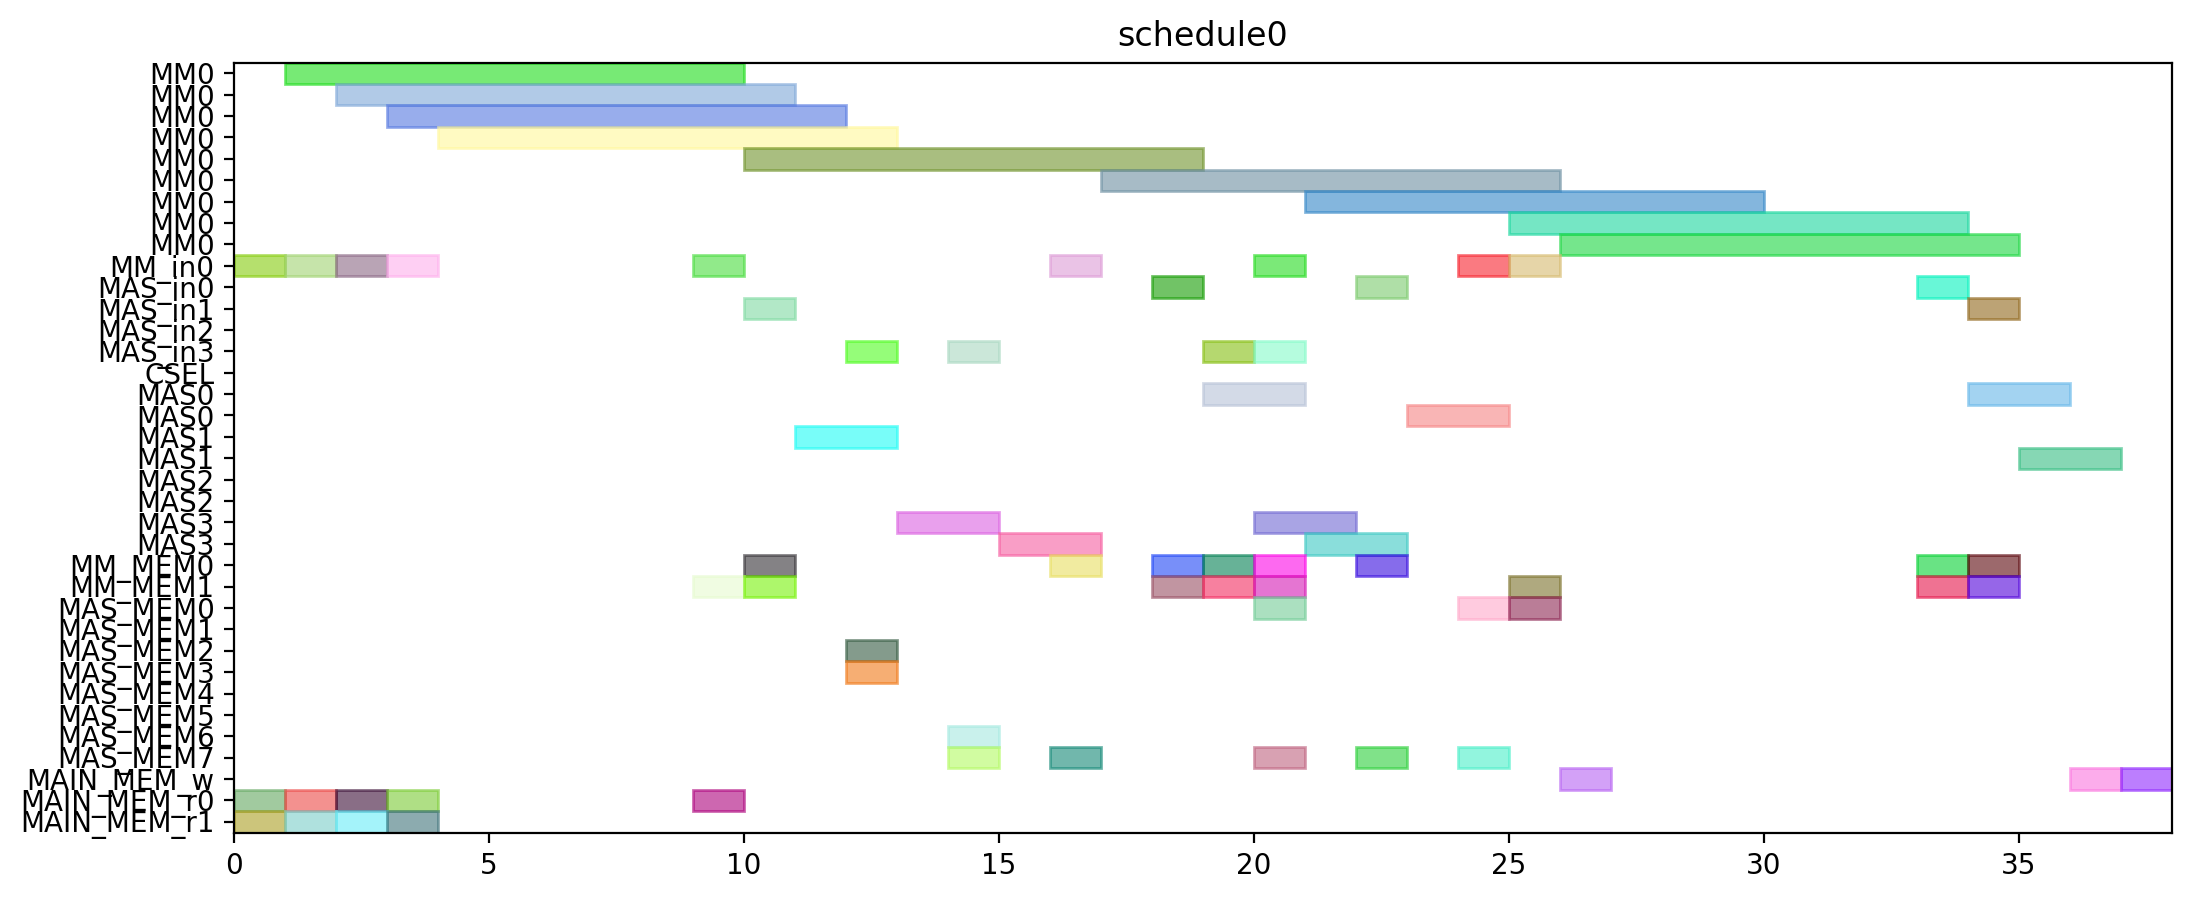

Here is the Python script that generated this plot:
from pyschedule import Scenario, solvers, plotters, alt


def solve():
	horizon = 120
	S = Scenario("schedule0", horizon=horizon)

	# resource
	MM = S.Resources('MM', num=1, size=9)
	MM_in = S.Resources('MM_in', num=1)
	MAS_in = S.Resources('MAS_in', num=4)
	CSEL = S.Resource('CSEL')
	MAS = S.Resources('MAS', num=4, size=2, periods=range(1, horizon))
	MM_MEM = S.Resources('MM_MEM', num=2)
	MAS_MEM = S.Resources('MAS_MEM', num=8)
	MAIN_MEM_w = S.Resource('MAIN_MEM_w', size=1)
	MAIN_MEM_r = S.Resources('MAIN_MEM_r', num=2)

	# result of previous scheduling

	# new tasks
	t0 = S.Task('t0', length=9, delay_cost=1)
	t0 += alt(MM)
	t0_in = S.Task('t0_in', length=1, delay_cost=1)
	t0_in += alt(MM_in)
	S += t0_in*MM_in[0]<=t0*MM[0]
	t0_mem0 = S.Task('t0_mem0', length=1, delay_cost=1)
	t0_mem0 += MAIN_MEM_r[0]
	S += t0_mem0 <= t0

	t0_mem1 = S.Task('t0_mem1', length=1, delay_cost=1)
	t0_mem1 += MAIN_MEM_r[1]
	S += t0_mem1 <= t0

	t3 = S.Task('t3', length=9, delay_cost=1)
	t3 += alt(MM)
	t3_in = S.Task('t3_in', length=1, delay_cost=1)
	t3_in += alt(MM_in)
	S += t3_in*MM_in[0]<=t3*MM[0]
	t3_mem0 = S.Task('t3_mem0', length=1, delay_cost=1)
	t3_mem0 += MAIN_MEM_r[0]
	S += t3_mem0 <= t3

	t3_mem1 = S.Task('t3_mem1', length=1, delay_cost=1)
	t3_mem1 += MAIN_MEM_r[1]
	S += t3_mem1 <= t3

	t1 = S.Task('t1', length=9, delay_cost=1)
	t1 += alt(MM)
	t1_in = S.Task('t1_in', length=1, delay_cost=1)
	t1_in += alt(MM_in)
	S += t1_in*MM_in[0]<=t1*MM[0]
	t1_mem0 = S.Task('t1_mem0', length=1, delay_cost=1)
	t1_mem0 += MAIN_MEM_r[0]
	S += t1_mem0 <= t1

	t1_mem1 = S.Task('t1_mem1', length=1, delay_cost=1)
	t1_mem1 += MAIN_MEM_r[1]
	S += t1_mem1 <= t1

	t2 = S.Task('t2', length=9, delay_cost=1)
	t2 += alt(MM)
	t2_in = S.Task('t2_in', length=1, delay_cost=1)
	t2_in += alt(MM_in)
	S += t2_in*MM_in[0]<=t2*MM[0]
	t2_mem0 = S.Task('t2_mem0', length=1, delay_cost=1)
	t2_mem0 += MAIN_MEM_r[0]
	S += t2_mem0 <= t2

	t2_mem1 = S.Task('t2_mem1', length=1, delay_cost=1)
	t2_mem1 += MAIN_MEM_r[1]
	S += t2_mem1 <= t2

	t4 = S.Task('t4', length=9, delay_cost=1)
	t4 += alt(MM)
	t4_in = S.Task('t4_in', length=1, delay_cost=1)
	t4_in += alt(MM_in)
	S += t4_in*MM_in[0]<=t4*MM[0]
	t4_mem0 = S.Task('t4_mem0', length=1, delay_cost=1)
	t4_mem0 += MAIN_MEM_r[0]
	S += t4_mem0 <= t4

	t4_mem1 = S.Task('t4_mem1', length=1, delay_cost=1)
	t4_mem1 += alt(MM_MEM)
	S += (t2*MM[0])-1 < t4_mem1*MM_MEM[1]
	S += t4_mem1 <= t4

	t5 = S.Task('t5', length=2, delay_cost=1)
	t5 += alt(MAS)
	t5_in = S.Task('t5_in', length=1, delay_cost=1)
	t5_in += alt(MAS_in)
	S += t5_in*MAS_in[0]<=t5*MAS[0]

	S += t5_in*MAS_in[1]<=t5*MAS[1]

	S += t5_in*MAS_in[2]<=t5*MAS[2]

	S += t5_in*MAS_in[3]<=t5*MAS[3]

	t5_mem0 = S.Task('t5_mem0', length=1, delay_cost=1)
	t5_mem0 += alt(MM_MEM)
	S += (t0*MM[0])-1 < t5_mem0*MM_MEM[0]
	S += t5_mem0 <= t5

	t5_mem1 = S.Task('t5_mem1', length=1, delay_cost=1)
	t5_mem1 += alt(MM_MEM)
	S += (t0*MM[0])-1 < t5_mem1*MM_MEM[1]
	S += t5_mem1 <= t5

	t6 = S.Task('t6', length=2, delay_cost=1)
	t6 += alt(MAS)
	t6_in = S.Task('t6_in', length=1, delay_cost=1)
	t6_in += alt(MAS_in)
	S += t6_in*MAS_in[0]<=t6*MAS[0]

	S += t6_in*MAS_in[1]<=t6*MAS[1]

	S += t6_in*MAS_in[2]<=t6*MAS[2]

	S += t6_in*MAS_in[3]<=t6*MAS[3]

	t6_mem0 = S.Task('t6_mem0', length=1, delay_cost=1)
	t6_mem0 += alt(MAS_MEM)
	S += (t5*MAS[0])-1 < t6_mem0*MAS_MEM[0]
	S += (t5*MAS[1])-1 < t6_mem0*MAS_MEM[2]
	S += (t5*MAS[2])-1 < t6_mem0*MAS_MEM[4]
	S += (t5*MAS[3])-1 < t6_mem0*MAS_MEM[6]
	S += t6_mem0 <= t6

	t6_mem1 = S.Task('t6_mem1', length=1, delay_cost=1)
	t6_mem1 += alt(MAS_MEM)
	S += (t5*MAS[0])-1 < t6_mem1*MAS_MEM[1]
	S += (t5*MAS[1])-1 < t6_mem1*MAS_MEM[3]
	S += (t5*MAS[2])-1 < t6_mem1*MAS_MEM[5]
	S += (t5*MAS[3])-1 < t6_mem1*MAS_MEM[7]
	S += t6_mem1 <= t6

	t9 = S.Task('t9', length=2, delay_cost=1)
	t9 += alt(MAS)
	t9_in = S.Task('t9_in', length=1, delay_cost=1)
	t9_in += alt(MAS_in)
	S += t9_in*MAS_in[0]<=t9*MAS[0]

	S += t9_in*MAS_in[1]<=t9*MAS[1]

	S += t9_in*MAS_in[2]<=t9*MAS[2]

	S += t9_in*MAS_in[3]<=t9*MAS[3]

	t9_mem0 = S.Task('t9_mem0', length=1, delay_cost=1)
	t9_mem0 += alt(MM_MEM)
	S += (t0*MM[0])-1 < t9_mem0*MM_MEM[0]
	S += t9_mem0 <= t9

	t9_mem1 = S.Task('t9_mem1', length=1, delay_cost=1)
	t9_mem1 += alt(MM_MEM)
	S += (t4*MM[0])-1 < t9_mem1*MM_MEM[1]
	S += t9_mem1 <= t9

	t10 = S.Task('t10', length=2, delay_cost=1)
	t10 += alt(MAS)
	t10_in = S.Task('t10_in', length=1, delay_cost=1)
	t10_in += alt(MAS_in)
	S += t10_in*MAS_in[0]<=t10*MAS[0]

	S += t10_in*MAS_in[1]<=t10*MAS[1]

	S += t10_in*MAS_in[2]<=t10*MAS[2]

	S += t10_in*MAS_in[3]<=t10*MAS[3]

	t10_mem0 = S.Task('t10_mem0', length=1, delay_cost=1)
	t10_mem0 += alt(MM_MEM)
	S += (t4*MM[0])-1 < t10_mem0*MM_MEM[0]
	S += t10_mem0 <= t10

	t10_mem1 = S.Task('t10_mem1', length=1, delay_cost=1)
	t10_mem1 += alt(MM_MEM)
	S += (t4*MM[0])-1 < t10_mem1*MM_MEM[1]
	S += t10_mem1 <= t10

	t7 = S.Task('t7', length=2, delay_cost=1)
	t7 += alt(MAS)
	t7_in = S.Task('t7_in', length=1, delay_cost=1)
	t7_in += alt(MAS_in)
	S += t7_in*MAS_in[0]<=t7*MAS[0]

	S += t7_in*MAS_in[1]<=t7*MAS[1]

	S += t7_in*MAS_in[2]<=t7*MAS[2]

	S += t7_in*MAS_in[3]<=t7*MAS[3]

	t7_mem0 = S.Task('t7_mem0', length=1, delay_cost=1)
	t7_mem0 += alt(MAS_MEM)
	S += (t6*MAS[0])-1 < t7_mem0*MAS_MEM[0]
	S += (t6*MAS[1])-1 < t7_mem0*MAS_MEM[2]
	S += (t6*MAS[2])-1 < t7_mem0*MAS_MEM[4]
	S += (t6*MAS[3])-1 < t7_mem0*MAS_MEM[6]
	S += t7_mem0 <= t7

	t7_mem1 = S.Task('t7_mem1', length=1, delay_cost=1)
	t7_mem1 += alt(MAS_MEM)
	S += (t6*MAS[0])-1 < t7_mem1*MAS_MEM[1]
	S += (t6*MAS[1])-1 < t7_mem1*MAS_MEM[3]
	S += (t6*MAS[2])-1 < t7_mem1*MAS_MEM[5]
	S += (t6*MAS[3])-1 < t7_mem1*MAS_MEM[7]
	S += t7_mem1 <= t7

	t11 = S.Task('t11', length=2, delay_cost=1)
	t11 += alt(MAS)
	t11_in = S.Task('t11_in', length=1, delay_cost=1)
	t11_in += alt(MAS_in)
	S += t11_in*MAS_in[0]<=t11*MAS[0]

	S += t11_in*MAS_in[1]<=t11*MAS[1]

	S += t11_in*MAS_in[2]<=t11*MAS[2]

	S += t11_in*MAS_in[3]<=t11*MAS[3]

	t11_mem0 = S.Task('t11_mem0', length=1, delay_cost=1)
	t11_mem0 += alt(MAS_MEM)
	S += (t10*MAS[0])-1 < t11_mem0*MAS_MEM[0]
	S += (t10*MAS[1])-1 < t11_mem0*MAS_MEM[2]
	S += (t10*MAS[2])-1 < t11_mem0*MAS_MEM[4]
	S += (t10*MAS[3])-1 < t11_mem0*MAS_MEM[6]
	S += t11_mem0 <= t11

	t11_mem1 = S.Task('t11_mem1', length=1, delay_cost=1)
	t11_mem1 += alt(MM_MEM)
	S += (t4*MM[0])-1 < t11_mem1*MM_MEM[1]
	S += t11_mem1 <= t11

	t8 = S.Task('t8', length=9, delay_cost=1)
	t8 += alt(MM)
	t8_in = S.Task('t8_in', length=1, delay_cost=1)
	t8_in += alt(MM_in)
	S += t8_in*MM_in[0]<=t8*MM[0]
	t8_mem0 = S.Task('t8_mem0', length=1, delay_cost=1)
	t8_mem0 += alt(MM_MEM)
	S += (t4*MM[0])-1 < t8_mem0*MM_MEM[0]
	S += t8_mem0 <= t8

	t8_mem1 = S.Task('t8_mem1', length=1, delay_cost=1)
	t8_mem1 += alt(MAS_MEM)
	S += (t7*MAS[0])-1 < t8_mem1*MAS_MEM[1]
	S += (t7*MAS[1])-1 < t8_mem1*MAS_MEM[3]
	S += (t7*MAS[2])-1 < t8_mem1*MAS_MEM[5]
	S += (t7*MAS[3])-1 < t8_mem1*MAS_MEM[7]
	S += t8_mem1 <= t8

	new_PZ = S.Task('new_PZ', length=9, delay_cost=1)
	new_PZ += alt(MM)
	new_PZ_in = S.Task('new_PZ_in', length=1, delay_cost=1)
	new_PZ_in += alt(MM_in)
	S += new_PZ_in*MM_in[0]<=new_PZ*MM[0]
	S += 0<new_PZ

	new_PZ_w = S.Task('new_PZ_w', length=1, delay_cost=1)
	new_PZ_w += alt(MAIN_MEM_w)
	S += new_PZ <= new_PZ_w

	new_PZ_mem0 = S.Task('new_PZ_mem0', length=1, delay_cost=1)
	new_PZ_mem0 += alt(MM_MEM)
	S += (t1*MM[0])-1 < new_PZ_mem0*MM_MEM[0]
	S += new_PZ_mem0 <= new_PZ

	new_PZ_mem1 = S.Task('new_PZ_mem1', length=1, delay_cost=1)
	new_PZ_mem1 += alt(MAS_MEM)
	S += (t7*MAS[0])-1 < new_PZ_mem1*MAS_MEM[1]
	S += (t7*MAS[1])-1 < new_PZ_mem1*MAS_MEM[3]
	S += (t7*MAS[2])-1 < new_PZ_mem1*MAS_MEM[5]
	S += (t7*MAS[3])-1 < new_PZ_mem1*MAS_MEM[7]
	S += new_PZ_mem1 <= new_PZ

	t12 = S.Task('t12', length=2, delay_cost=1)
	t12 += alt(MAS)
	t12_in = S.Task('t12_in', length=1, delay_cost=1)
	t12_in += alt(MAS_in)
	S += t12_in*MAS_in[0]<=t12*MAS[0]

	S += t12_in*MAS_in[1]<=t12*MAS[1]

	S += t12_in*MAS_in[2]<=t12*MAS[2]

	S += t12_in*MAS_in[3]<=t12*MAS[3]

	t12_mem0 = S.Task('t12_mem0', length=1, delay_cost=1)
	t12_mem0 += alt(MM_MEM)
	S += (t0*MM[0])-1 < t12_mem0*MM_MEM[0]
	S += t12_mem0 <= t12

	t12_mem1 = S.Task('t12_mem1', length=1, delay_cost=1)
	t12_mem1 += alt(MAS_MEM)
	S += (t11*MAS[0])-1 < t12_mem1*MAS_MEM[1]
	S += (t11*MAS[1])-1 < t12_mem1*MAS_MEM[3]
	S += (t11*MAS[2])-1 < t12_mem1*MAS_MEM[5]
	S += (t11*MAS[3])-1 < t12_mem1*MAS_MEM[7]
	S += t12_mem1 <= t12

	t13 = S.Task('t13', length=9, delay_cost=1)
	t13 += alt(MM)
	t13_in = S.Task('t13_in', length=1, delay_cost=1)
	t13_in += alt(MM_in)
	S += t13_in*MM_in[0]<=t13*MM[0]
	t13_mem0 = S.Task('t13_mem0', length=1, delay_cost=1)
	t13_mem0 += alt(MAS_MEM)
	S += (t12*MAS[0])-1 < t13_mem0*MAS_MEM[0]
	S += (t12*MAS[1])-1 < t13_mem0*MAS_MEM[2]
	S += (t12*MAS[2])-1 < t13_mem0*MAS_MEM[4]
	S += (t12*MAS[3])-1 < t13_mem0*MAS_MEM[6]
	S += t13_mem0 <= t13

	t13_mem1 = S.Task('t13_mem1', length=1, delay_cost=1)
	t13_mem1 += alt(MAS_MEM)
	S += (t9*MAS[0])-1 < t13_mem1*MAS_MEM[1]
	S += (t9*MAS[1])-1 < t13_mem1*MAS_MEM[3]
	S += (t9*MAS[2])-1 < t13_mem1*MAS_MEM[5]
	S += (t9*MAS[3])-1 < t13_mem1*MAS_MEM[7]
	S += t13_mem1 <= t13

	t14 = S.Task('t14', length=9, delay_cost=1)
	t14 += alt(MM)
	t14_in = S.Task('t14_in', length=1, delay_cost=1)
	t14_in += alt(MM_in)
	S += t14_in*MM_in[0]<=t14*MM[0]
	t14_mem0 = S.Task('t14_mem0', length=1, delay_cost=1)
	t14_mem0 += alt(MAS_MEM)
	S += (t12*MAS[0])-1 < t14_mem0*MAS_MEM[0]
	S += (t12*MAS[1])-1 < t14_mem0*MAS_MEM[2]
	S += (t12*MAS[2])-1 < t14_mem0*MAS_MEM[4]
	S += (t12*MAS[3])-1 < t14_mem0*MAS_MEM[6]
	S += t14_mem0 <= t14

	t14_mem1 = S.Task('t14_mem1', length=1, delay_cost=1)
	t14_mem1 += alt(MM_MEM)
	S += (t3*MM[0])-1 < t14_mem1*MM_MEM[1]
	S += t14_mem1 <= t14

	new_PY = S.Task('new_PY', length=2, delay_cost=1)
	new_PY += alt(MAS)
	new_PY_in = S.Task('new_PY_in', length=1, delay_cost=1)
	new_PY_in += alt(MAS_in)
	S += new_PY_in*MAS_in[0]<=new_PY*MAS[0]

	S += new_PY_in*MAS_in[1]<=new_PY*MAS[1]

	S += new_PY_in*MAS_in[2]<=new_PY*MAS[2]

	S += new_PY_in*MAS_in[3]<=new_PY*MAS[3]

	S += 0<new_PY

	new_PY_w = S.Task('new_PY_w', length=1, delay_cost=1)
	new_PY_w += alt(MAIN_MEM_w)
	S += new_PY <= new_PY_w

	new_PY_mem0 = S.Task('new_PY_mem0', length=1, delay_cost=1)
	new_PY_mem0 += alt(MM_MEM)
	S += (t8*MM[0])-1 < new_PY_mem0*MM_MEM[0]
	S += new_PY_mem0 <= new_PY

	new_PY_mem1 = S.Task('new_PY_mem1', length=1, delay_cost=1)
	new_PY_mem1 += alt(MM_MEM)
	S += (t13*MM[0])-1 < new_PY_mem1*MM_MEM[1]
	S += new_PY_mem1 <= new_PY

	new_PX = S.Task('new_PX', length=2, delay_cost=1)
	new_PX += alt(MAS)
	new_PX_in = S.Task('new_PX_in', length=1, delay_cost=1)
	new_PX_in += alt(MAS_in)
	S += new_PX_in*MAS_in[0]<=new_PX*MAS[0]

	S += new_PX_in*MAS_in[1]<=new_PX*MAS[1]

	S += new_PX_in*MAS_in[2]<=new_PX*MAS[2]

	S += new_PX_in*MAS_in[3]<=new_PX*MAS[3]

	S += 0<new_PX

	new_PX_w = S.Task('new_PX_w', length=1, delay_cost=1)
	new_PX_w += alt(MAIN_MEM_w)
	S += new_PX <= new_PX_w

	new_PX_mem0 = S.Task('new_PX_mem0', length=1, delay_cost=1)
	new_PX_mem0 += alt(MM_MEM)
	S += (t14*MM[0])-1 < new_PX_mem0*MM_MEM[0]
	S += new_PX_mem0 <= new_PX

	new_PX_mem1 = S.Task('new_PX_mem1', length=1, delay_cost=1)
	new_PX_mem1 += alt(MM_MEM)
	S += (t14*MM[0])-1 < new_PX_mem1*MM_MEM[1]
	S += new_PX_mem1 <= new_PX

	solvers.mip.solve(S,msg=1,kind='CPLEX',ratio_gap=1.01)

	solution = [['hoge']*len(S.solution()[1]) for i in range(len(S.solution()))]
	for i in range(len(S.solution())):
		for j in range(len(S.solution()[i])):
			solution[i][j]=str(S.solution()[i][j])
	print(solution)

	cycles = int(solution[-1][3])

	pic_file_name = "/home/mfukuda/ABE/multiRAM_multiMAS_16mux/scheduling_result/stage9MM1_stage2MAS4/EP_DBL_A_0/schedule0.png"
	if(S.solution() != []):
		plotters.matplotlib.plot(S,img_filename=pic_file_name, show_task_labels=False, fig_size=(cycles*0.25+3, 5))

	return solution
